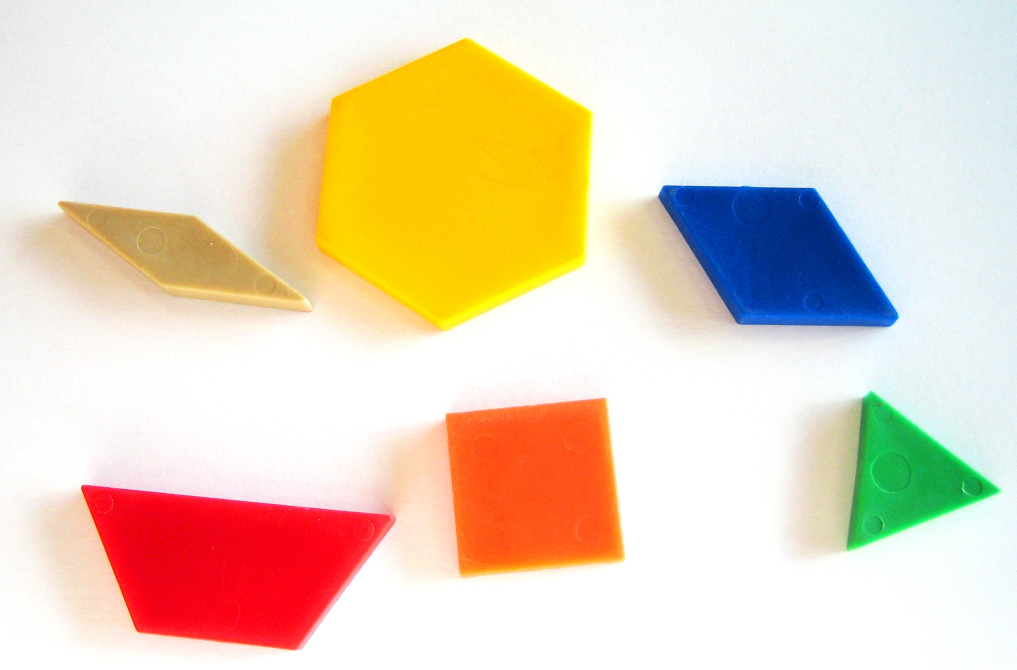
#> input picture images/blocks.JPG, 2033 x 1339 px, found by its file name (shown at 1/2 size)
$ python main.py
#> lines starting #> are read from the running program, lines starting #| are printed output that depends on the picture; after the words box and inside, x2 and y2 are one past the last pixel; in counts of white or black regions, pixels touching at a corner belong together
# Author: James Bebarski
# Date: 6/28/2024

import cv2
import numpy as np

class ImageProcessor:
    def __init__(self, image_path):
#> called with image_path = 'images/blocks.jpg'
        self.image_path = image_path
        self.image = cv2.imread(image_path)
#> self.image is the input picture: shape (1339, 2033, 3); mean B, G, R 191, 214, 233.5
        self.hsv_image = cv2.cvtColor(self.image, cv2.COLOR_BGR2HSV)
#> self.hsv_image: shape (1339, 2033, 3); mean H, S, V 50.6, 68.7, 244.2

        # Default values:
        # These can be changed, but I got the best results with these values

        # Kernel size, for Gaussian blur
        self.kernel_size = 11

        # Hue, Saturation, and Value (HSV) threshold values
        self.hue_lower_thresh = 0
        self.hue_upper_thresh = 180
        self.saturation_lower_thresh = 150
        self.saturation_upper_thresh = 255
        self.v_lower_thresh = 110
        self.v_upper_thresh = 255

        # Dilation and Erosion iterations
        self.dilation_iterations = 5
        self.erosion_iterations = 5

        # methods to calculate the window size, scale, and process the image
        self.screen_res = 1536, 1152
        self.scale_width = self.screen_res[0] / self.image.shape[1]
#> self.scale_width = 0.756
        self.scale_height = self.screen_res[1] / self.image.shape[0]
#> self.scale_height = 0.86
        self.scale = min(self.scale_width, self.scale_height)
#> self.scale = 0.756
        self.window_width = int(self.scale * self.image.shape[1])
#> self.window_width = 1536
        self.window_height = int(self.scale * self.image.shape[0])
#> self.window_height = 1011


    # In my implementation, I used the HSV color space to threshold the image.
    # I actually got the idea to explore other color spaces other than grayscale from class.
    # Initially I was getting pretty bad results since the shadow of the yellow block was nearly
    # the same color as the block to it's left.
    #
    # Although, using the HSV space yielded better results, there were still some issues
    # with the shadow of the yellow block and the block to it's left.
    def process_image(self):
        output_image = self.image.copy()

        # thresholding the HSV image to get the ideal hue, saturation, and brightness/lightness values
        image = cv2.inRange(self.hsv_image,
                           np.array([self.hue_lower_thresh, self.saturation_lower_thresh, self.v_lower_thresh]),
                           np.array([self.hue_upper_thresh, self.saturation_upper_thresh, self.v_upper_thresh]))
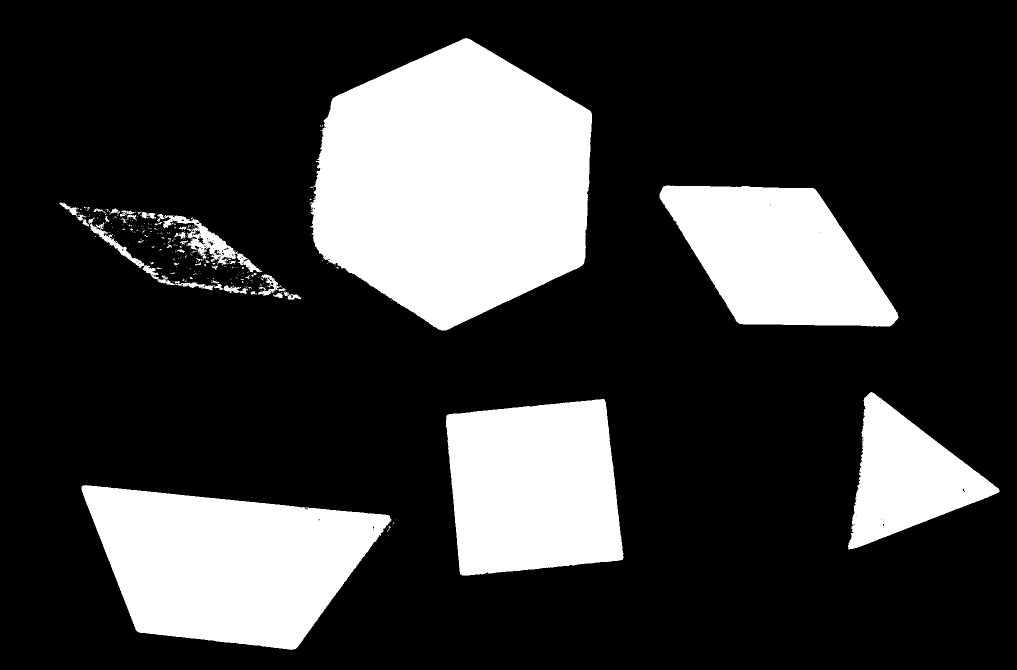
#> image: shape (1339, 2033) (shown at 1/2 size); 23.2% white; 320 white regions (278 under 20 px)

        # apply Gaussian blur to the image
        image = cv2.GaussianBlur(image, (self.kernel_size, self.kernel_size), 0)

        # apply dilation and erosion to the image
        kernel = np.ones((self.kernel_size, self.kernel_size), np.uint8)
        image = cv2.dilate(image, kernel, iterations=self.dilation_iterations)
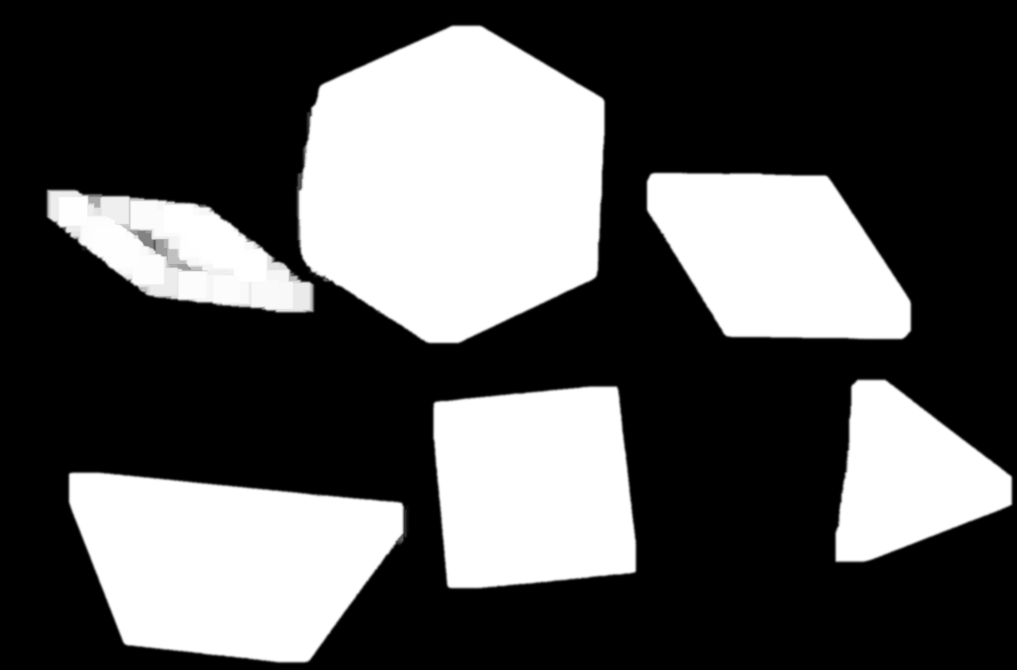
#> image: shape (1339, 2033) (shown at 1/2 size); min 0, max 255, mean 85.4
        image = cv2.erode(image, kernel, iterations=self.erosion_iterations)

        # get the contours of the image
        contours, _ = cv2.findContours(image, cv2.RETR_TREE, cv2.CHAIN_APPROX_NONE)
#> contours = 6 contours; box (x1, y1, x2, y2) and area: (614, 71, 1189, 666) 250865, (158, 965, 795, 1305) 142900, (887, 793, 1252, 1156) 111556, (1314, 366, 1802, 658) 96320, (1691, 779, 2004, 1104) 52184, (114, 400, 607, 604) 43346
        contours_list = []

        # draw the contours and centers of the contours
        for contour in contours:

            # only draw contours with an area greater than 50 pixels
            if cv2.contourArea(contour) > 50:
                contours_list.append(contour)
                moment = cv2.moments(contour)

                # if the contour has a moment, calculate the center of the contour
                if moment["m00"] != 0:
                    centerX = int(moment["m10"] / moment["m00"])
                    centerY = int(moment["m01"] / moment["m00"])

                # if the contour does not have a moment, set the center to 0, 0
                else:
                    centerX, centerY = 0, 0

                # draw the contour and center, green for the contour and purple for the center
                cv2.drawContours(output_image, [contour], -1, (0, 255, 0), 2)
                cv2.circle(output_image, (centerX, centerY), 5, (200, 0, 200), -1)
#> this loop made 6 passes
#> (centerX, centerY) on passes 1 to 6: (455, 1124), (1066, 975), (1812, 953), (357, 502), (1556, 512), (906, 367)
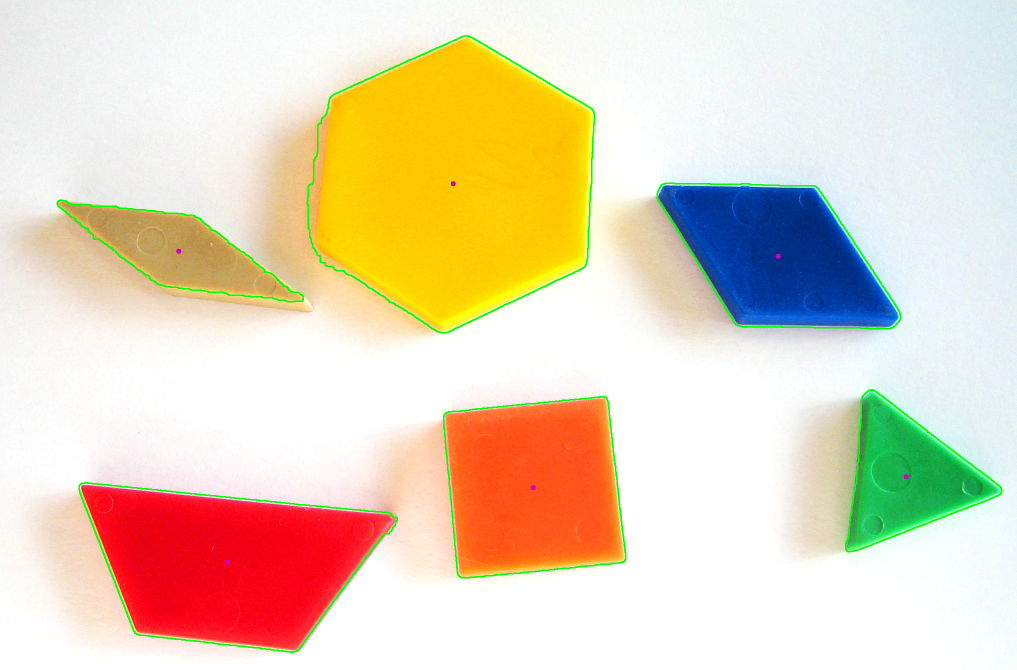
#> output_image: shape (1339, 2033, 3) (shown at 1/2 size); 1.03% of pixels changed, all inside (x1, y1, x2, y2) = (113, 70, 2005, 1306)
#> after the loop, contours_list has the same summary as contours

        resized_output_image = cv2.resize(output_image, (self.window_width, self.window_height))
        cv2.imshow('Contours & Centers', resized_output_image)
        return output_image

    # to string method to print the values of the trackbars
    def __str__(self):
        return (f"Parameters:\n"
                f"  Kernel Size: {self.kernel_size}\n"
                f"  Hue Range: [{self.hue_lower_thresh}, {self.hue_upper_thresh}]\n"
                f"  Saturation Range: [{self.saturation_lower_thresh}, {self.saturation_upper_thresh}]\n"
                f"  Value Range: [{self.v_lower_thresh}, {self.v_upper_thresh}]\n"
                f"  Dilation Iterations: {self.dilation_iterations}\n"
                f"  Erosion Iterations: {self.erosion_iterations}")

    # All these methods help update the image via the values selected from the trackbars
    def update_kernel_size(self, value):
        self.kernel_size = value if value % 2 == 1 else value + 1
        self.process_image()

    def update_hue_lower(self, value):
        self.hue_lower_thresh = value
        self.process_image()

    def update_hue_upper(self, value):
        self.hue_upper_thresh = value
        self.process_image()

    def update_saturation_lower(self, value):
        self.saturation_lower_thresh = value
        self.process_image()

    def update_saturation_upper(self, value):
        self.saturation_upper_thresh = value
        self.process_image()

    def update_v_lower(self, value):
        self.v_lower_thresh = value
        self.process_image()

    def update_v_upper(self, value):
        self.v_upper_thresh = value
        self.process_image()

    def update_dilation_iterations(self, value):
        self.dilation_iterations = value
        self.process_image()

    def update_erosion_iterations(self, value):
        self.erosion_iterations = value
        self.process_image()

def main():

    # read in blocks image and create a window for the image and the trackbars
    blocks = ImageProcessor('images/blocks.jpg')

    cv2.namedWindow('Contours & Centers', cv2.WINDOW_NORMAL)
    cv2.resizeWindow('Contours & Centers', blocks.window_width, blocks.window_height)

    # Sliders for the kernel size, hue, saturation, and value thresholds, and dilation and erosion iterations
    cv2.createTrackbar('Kernel Size', 'Contours & Centers', blocks.kernel_size, 20, blocks.update_kernel_size)
    cv2.createTrackbar('Hue Lower', 'Contours & Centers', blocks.hue_lower_thresh, 180, blocks.update_hue_lower)
    cv2.createTrackbar('Hue Upper', 'Contours & Centers', blocks.hue_upper_thresh, 180, blocks.update_hue_upper)
    cv2.createTrackbar('Saturation Lower', 'Contours & Centers', blocks.saturation_lower_thresh,180, blocks.update_saturation_lower)
    cv2.createTrackbar('Saturation Upper', 'Contours & Centers', blocks.saturation_upper_thresh, 255, blocks.update_saturation_upper)
    cv2.createTrackbar('V Lower', 'Contours & Centers', blocks.v_lower_thresh, 255, blocks.update_v_lower)
    cv2.createTrackbar('V Upper', 'Contours & Centers', blocks.v_upper_thresh, 255, blocks.update_v_upper)
    cv2.createTrackbar('Dilation Iterations', 'Contours & Centers', blocks.dilation_iterations, 10, blocks.update_dilation_iterations)
    cv2.createTrackbar('Erosion Iterations', 'Contours & Centers', blocks.erosion_iterations, 10, blocks.update_erosion_iterations)

    blocks.process_image()

    print('Press any key to save the image and exit')

    # wait for a key press to save the image and exit
    while True:
        key = cv2.waitKey(1)
#> (key Esc is pressed here)
        if key != -1:
            output_image = blocks.process_image()
#> the loop in process_image (call 2), `for contour in contours:` made 6 passes
            cv2.imwrite('images/output.jpg', output_image)
            print(blocks)
            print('Output image saved as output.jpg')
            break

    cv2.destroyAllWindows()

if __name__ == "__main__":
    main()
